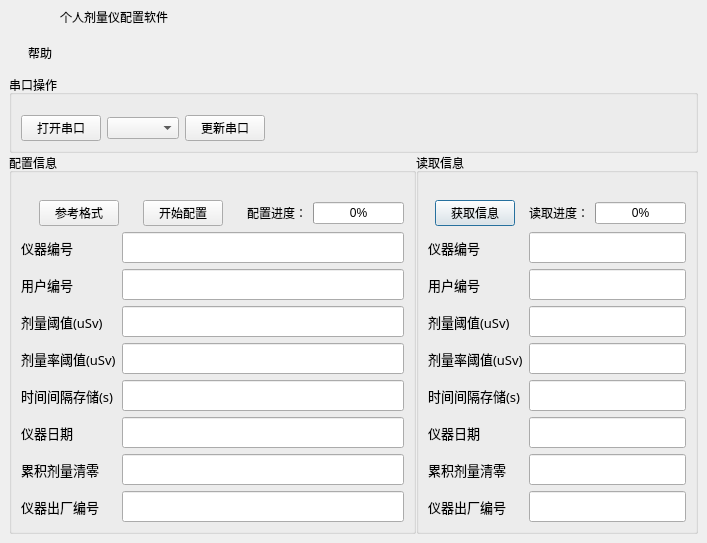
<?xml version="1.0" encoding="UTF-8"?>
<ui version="4.0">
 <class>Dialog</class>
 <widget class="QDialog" name="Dialog">
  <property name="geometry">
   <rect>
    <x>0</x>
    <y>0</y>
    <width>707</width>
    <height>543</height>
   </rect>
  </property>
  <property name="windowTitle">
   <string>Dialog</string>
  </property>
  <layout class="QVBoxLayout" name="verticalLayout">
   <property name="spacing">
    <number>0</number>
   </property>
   <property name="leftMargin">
    <number>0</number>
   </property>
   <property name="topMargin">
    <number>0</number>
   </property>
   <property name="rightMargin">
    <number>0</number>
   </property>
   <property name="bottomMargin">
    <number>0</number>
   </property>
   <item>
    <widget class="QWidget" name="widget_title" native="true">
     <property name="enabled">
      <bool>true</bool>
     </property>
     <property name="sizePolicy">
      <sizepolicy hsizetype="Preferred" vsizetype="Fixed">
       <horstretch>0</horstretch>
       <verstretch>0</verstretch>
      </sizepolicy>
     </property>
     <property name="minimumSize">
      <size>
       <width>100</width>
       <height>33</height>
      </size>
     </property>
     <layout class="QHBoxLayout" name="horizontalLayout_3">
      <property name="spacing">
       <number>0</number>
      </property>
      <property name="leftMargin">
       <number>0</number>
      </property>
      <property name="topMargin">
       <number>0</number>
      </property>
      <property name="rightMargin">
       <number>0</number>
      </property>
      <property name="bottomMargin">
       <number>0</number>
      </property>
      <item>
       <widget class="QLabel" name="lab_Ico">
        <property name="sizePolicy">
         <sizepolicy hsizetype="Minimum" vsizetype="Preferred">
          <horstretch>0</horstretch>
          <verstretch>0</verstretch>
         </sizepolicy>
        </property>
        <property name="minimumSize">
         <size>
          <width>40</width>
          <height>40</height>
         </size>
        </property>
        <property name="text">
         <string/>
        </property>
        <property name="alignment">
         <set>Qt::AlignCenter</set>
        </property>
       </widget>
      </item>
      <item>
       <spacer name="horizontalSpacer_4">
        <property name="orientation">
         <enum>Qt::Horizontal</enum>
        </property>
        <property name="sizeType">
         <enum>QSizePolicy::Minimum</enum>
        </property>
        <property name="sizeHint" stdset="0">
         <size>
          <width>20</width>
          <height>20</height>
         </size>
        </property>
       </spacer>
      </item>
      <item>
       <widget class="QLabel" name="lab_Title">
        <property name="sizePolicy">
         <sizepolicy hsizetype="Expanding" vsizetype="Preferred">
          <horstretch>0</horstretch>
          <verstretch>0</verstretch>
         </sizepolicy>
        </property>
        <property name="styleSheet">
         <string notr="true">font: 10pt &quot;微软雅黑&quot;;</string>
        </property>
        <property name="text">
         <string>个人剂量仪配置软件</string>
        </property>
        <property name="alignment">
         <set>Qt::AlignLeading|Qt::AlignLeft|Qt::AlignVCenter</set>
        </property>
       </widget>
      </item>
      <item>
       <widget class="QPushButton" name="btnMenu_Min">
        <property name="sizePolicy">
         <sizepolicy hsizetype="Minimum" vsizetype="Expanding">
          <horstretch>0</horstretch>
          <verstretch>0</verstretch>
         </sizepolicy>
        </property>
        <property name="minimumSize">
         <size>
          <width>40</width>
          <height>40</height>
         </size>
        </property>
        <property name="cursor">
         <cursorShape>ArrowCursor</cursorShape>
        </property>
        <property name="focusPolicy">
         <enum>Qt::NoFocus</enum>
        </property>
        <property name="toolTip">
         <string>最小化</string>
        </property>
        <property name="text">
         <string/>
        </property>
        <property name="flat">
         <bool>true</bool>
        </property>
       </widget>
      </item>
      <item>
       <widget class="QPushButton" name="btnMenu_Max">
        <property name="sizePolicy">
         <sizepolicy hsizetype="Minimum" vsizetype="Expanding">
          <horstretch>0</horstretch>
          <verstretch>0</verstretch>
         </sizepolicy>
        </property>
        <property name="minimumSize">
         <size>
          <width>40</width>
          <height>40</height>
         </size>
        </property>
        <property name="cursor">
         <cursorShape>ArrowCursor</cursorShape>
        </property>
        <property name="focusPolicy">
         <enum>Qt::NoFocus</enum>
        </property>
        <property name="toolTip">
         <string>最大化</string>
        </property>
        <property name="text">
         <string/>
        </property>
        <property name="flat">
         <bool>true</bool>
        </property>
       </widget>
      </item>
      <item>
       <widget class="QPushButton" name="btnMenu_Close">
        <property name="sizePolicy">
         <sizepolicy hsizetype="Minimum" vsizetype="Expanding">
          <horstretch>0</horstretch>
          <verstretch>0</verstretch>
         </sizepolicy>
        </property>
        <property name="minimumSize">
         <size>
          <width>40</width>
          <height>40</height>
         </size>
        </property>
        <property name="cursor">
         <cursorShape>ArrowCursor</cursorShape>
        </property>
        <property name="focusPolicy">
         <enum>Qt::NoFocus</enum>
        </property>
        <property name="toolTip">
         <string>关闭</string>
        </property>
        <property name="text">
         <string/>
        </property>
        <property name="flat">
         <bool>true</bool>
        </property>
       </widget>
      </item>
     </layout>
    </widget>
   </item>
   <item>
    <widget class="QWidget" name="widget_menu" native="true">
     <property name="enabled">
      <bool>true</bool>
     </property>
     <property name="sizePolicy">
      <sizepolicy hsizetype="Preferred" vsizetype="Fixed">
       <horstretch>0</horstretch>
       <verstretch>0</verstretch>
      </sizepolicy>
     </property>
     <property name="minimumSize">
      <size>
       <width>100</width>
       <height>33</height>
      </size>
     </property>
     <layout class="QHBoxLayout" name="horizontalLayout_4">
      <property name="spacing">
       <number>0</number>
      </property>
      <property name="leftMargin">
       <number>0</number>
      </property>
      <property name="topMargin">
       <number>0</number>
      </property>
      <property name="rightMargin">
       <number>0</number>
      </property>
      <property name="bottomMargin">
       <number>0</number>
      </property>
      <item>
       <widget class="QPushButton" name="btnMenu_help">
        <property name="sizePolicy">
         <sizepolicy hsizetype="Minimum" vsizetype="Expanding">
          <horstretch>0</horstretch>
          <verstretch>0</verstretch>
         </sizepolicy>
        </property>
        <property name="minimumSize">
         <size>
          <width>40</width>
          <height>40</height>
         </size>
        </property>
        <property name="cursor">
         <cursorShape>ArrowCursor</cursorShape>
        </property>
        <property name="focusPolicy">
         <enum>Qt::NoFocus</enum>
        </property>
        <property name="toolTip">
         <string>最小化</string>
        </property>
        <property name="text">
         <string>帮助</string>
        </property>
        <property name="flat">
         <bool>true</bool>
        </property>
       </widget>
      </item>
      <item>
       <spacer name="horizontalSpacer_5">
        <property name="orientation">
         <enum>Qt::Horizontal</enum>
        </property>
        <property name="sizeHint" stdset="0">
         <size>
          <width>40</width>
          <height>20</height>
         </size>
        </property>
       </spacer>
      </item>
     </layout>
    </widget>
   </item>
   <item>
    <layout class="QGridLayout" name="gridLayout_2">
     <property name="leftMargin">
      <number>9</number>
     </property>
     <property name="topMargin">
      <number>9</number>
     </property>
     <property name="rightMargin">
      <number>9</number>
     </property>
     <property name="bottomMargin">
      <number>9</number>
     </property>
     <item row="1" column="1">
      <widget class="QGroupBox" name="groupBox_9">
       <property name="title">
        <string>读取信息</string>
       </property>
       <layout class="QFormLayout" name="formLayout">
        <property name="fieldGrowthPolicy">
         <enum>QFormLayout::AllNonFixedFieldsGrow</enum>
        </property>
        <item row="0" column="0">
         <spacer name="verticalSpacer_2">
          <property name="orientation">
           <enum>Qt::Vertical</enum>
          </property>
          <property name="sizeHint" stdset="0">
           <size>
            <width>20</width>
            <height>20</height>
           </size>
          </property>
         </spacer>
        </item>
        <item row="1" column="0" colspan="2">
         <layout class="QHBoxLayout" name="horizontalLayout_9">
          <item>
           <spacer name="horizontalSpacer_6">
            <property name="orientation">
             <enum>Qt::Horizontal</enum>
            </property>
            <property name="sizeHint" stdset="0">
             <size>
              <width>40</width>
              <height>20</height>
             </size>
            </property>
           </spacer>
          </item>
          <item>
           <widget class="QPushButton" name="pushButton_InfReadInformation">
            <property name="text">
             <string>获取信息</string>
            </property>
           </widget>
          </item>
          <item>
           <spacer name="horizontalSpacer_7">
            <property name="orientation">
             <enum>Qt::Horizontal</enum>
            </property>
            <property name="sizeHint" stdset="0">
             <size>
              <width>40</width>
              <height>20</height>
             </size>
            </property>
           </spacer>
          </item>
          <item>
           <widget class="QLabel" name="label_10">
            <property name="text">
             <string>读取进度：</string>
            </property>
           </widget>
          </item>
          <item>
           <widget class="QProgressBar" name="progressBarInfRead">
            <property name="value">
             <number>0</number>
            </property>
           </widget>
          </item>
         </layout>
        </item>
        <item row="2" column="0">
         <widget class="QLabel" name="label_27">
          <property name="minimumSize">
           <size>
            <width>0</width>
            <height>0</height>
           </size>
          </property>
          <property name="font">
           <font>
            <family>Sans</family>
            <pointsize>10</pointsize>
            <weight>50</weight>
            <bold>false</bold>
           </font>
          </property>
          <property name="text">
           <string>仪器编号</string>
          </property>
         </widget>
        </item>
        <item row="2" column="1">
         <widget class="QLineEdit" name="lineEdit_21">
          <property name="minimumSize">
           <size>
            <width>0</width>
            <height>0</height>
           </size>
          </property>
          <property name="font">
           <font>
            <family>Arial</family>
            <pointsize>14</pointsize>
            <weight>50</weight>
            <bold>false</bold>
           </font>
          </property>
         </widget>
        </item>
        <item row="3" column="0">
         <widget class="QLabel" name="label_3">
          <property name="font">
           <font>
            <family>Sans</family>
            <pointsize>10</pointsize>
            <weight>50</weight>
            <bold>false</bold>
           </font>
          </property>
          <property name="text">
           <string>用户编号</string>
          </property>
         </widget>
        </item>
        <item row="3" column="1">
         <widget class="QLineEdit" name="lineEdit_22">
          <property name="minimumSize">
           <size>
            <width>0</width>
            <height>0</height>
           </size>
          </property>
          <property name="font">
           <font>
            <family>Arial</family>
            <pointsize>14</pointsize>
            <weight>50</weight>
            <bold>false</bold>
           </font>
          </property>
         </widget>
        </item>
        <item row="4" column="0">
         <widget class="QLabel" name="label_26">
          <property name="minimumSize">
           <size>
            <width>0</width>
            <height>0</height>
           </size>
          </property>
          <property name="font">
           <font>
            <family>Sans</family>
            <pointsize>10</pointsize>
            <weight>50</weight>
            <bold>false</bold>
           </font>
          </property>
          <property name="text">
           <string>剂量阈值(uSv)</string>
          </property>
         </widget>
        </item>
        <item row="4" column="1">
         <widget class="QLineEdit" name="lineEdit_23">
          <property name="minimumSize">
           <size>
            <width>0</width>
            <height>0</height>
           </size>
          </property>
          <property name="font">
           <font>
            <family>Arial</family>
            <pointsize>14</pointsize>
           </font>
          </property>
         </widget>
        </item>
        <item row="5" column="0">
         <widget class="QLabel" name="label_25">
          <property name="minimumSize">
           <size>
            <width>0</width>
            <height>0</height>
           </size>
          </property>
          <property name="font">
           <font>
            <family>Sans</family>
            <pointsize>10</pointsize>
            <weight>50</weight>
            <bold>false</bold>
           </font>
          </property>
          <property name="text">
           <string>剂量率阈值(uSv)</string>
          </property>
         </widget>
        </item>
        <item row="5" column="1">
         <widget class="QLineEdit" name="lineEdit_24">
          <property name="minimumSize">
           <size>
            <width>0</width>
            <height>0</height>
           </size>
          </property>
          <property name="font">
           <font>
            <family>Arial</family>
            <pointsize>14</pointsize>
            <weight>50</weight>
            <bold>false</bold>
           </font>
          </property>
         </widget>
        </item>
        <item row="6" column="0">
         <widget class="QLabel" name="label_24">
          <property name="minimumSize">
           <size>
            <width>0</width>
            <height>0</height>
           </size>
          </property>
          <property name="font">
           <font>
            <family>Sans</family>
            <pointsize>10</pointsize>
            <weight>50</weight>
            <bold>false</bold>
           </font>
          </property>
          <property name="text">
           <string>时间间隔存储(s)</string>
          </property>
         </widget>
        </item>
        <item row="6" column="1">
         <widget class="QLineEdit" name="lineEdit_25">
          <property name="minimumSize">
           <size>
            <width>0</width>
            <height>0</height>
           </size>
          </property>
          <property name="font">
           <font>
            <family>Arial</family>
            <pointsize>14</pointsize>
            <weight>50</weight>
            <bold>false</bold>
           </font>
          </property>
         </widget>
        </item>
        <item row="7" column="0">
         <widget class="QLabel" name="label_28">
          <property name="minimumSize">
           <size>
            <width>0</width>
            <height>0</height>
           </size>
          </property>
          <property name="font">
           <font>
            <family>Sans</family>
            <pointsize>10</pointsize>
            <weight>50</weight>
            <bold>false</bold>
           </font>
          </property>
          <property name="text">
           <string>仪器日期</string>
          </property>
         </widget>
        </item>
        <item row="7" column="1">
         <widget class="QLineEdit" name="lineEdit_26">
          <property name="minimumSize">
           <size>
            <width>0</width>
            <height>0</height>
           </size>
          </property>
          <property name="font">
           <font>
            <family>Arial</family>
            <pointsize>14</pointsize>
            <weight>50</weight>
            <bold>false</bold>
           </font>
          </property>
         </widget>
        </item>
        <item row="8" column="0">
         <widget class="QLabel" name="label_20">
          <property name="minimumSize">
           <size>
            <width>0</width>
            <height>0</height>
           </size>
          </property>
          <property name="font">
           <font>
            <family>Sans</family>
            <pointsize>10</pointsize>
            <weight>50</weight>
            <bold>false</bold>
           </font>
          </property>
          <property name="text">
           <string>累积剂量清零</string>
          </property>
         </widget>
        </item>
        <item row="8" column="1">
         <widget class="QLineEdit" name="lineEdit_29">
          <property name="minimumSize">
           <size>
            <width>0</width>
            <height>0</height>
           </size>
          </property>
          <property name="font">
           <font>
            <family>Arial</family>
            <pointsize>14</pointsize>
            <weight>50</weight>
            <bold>false</bold>
           </font>
          </property>
         </widget>
        </item>
        <item row="9" column="0">
         <widget class="QLabel" name="label_21">
          <property name="minimumSize">
           <size>
            <width>0</width>
            <height>0</height>
           </size>
          </property>
          <property name="font">
           <font>
            <family>Sans</family>
            <pointsize>10</pointsize>
            <weight>50</weight>
            <bold>false</bold>
           </font>
          </property>
          <property name="text">
           <string>仪器出厂编号</string>
          </property>
         </widget>
        </item>
        <item row="9" column="1">
         <widget class="QLineEdit" name="lineEdit_30">
          <property name="minimumSize">
           <size>
            <width>0</width>
            <height>0</height>
           </size>
          </property>
          <property name="font">
           <font>
            <family>Arial</family>
            <pointsize>14</pointsize>
            <weight>50</weight>
            <bold>false</bold>
           </font>
          </property>
         </widget>
        </item>
       </layout>
      </widget>
     </item>
     <item row="0" column="0" colspan="2">
      <widget class="QGroupBox" name="groupBox">
       <property name="title">
        <string>串口操作</string>
       </property>
       <layout class="QGridLayout" name="gridLayout">
        <item row="1" column="1">
         <spacer name="horizontalSpacer">
          <property name="orientation">
           <enum>Qt::Horizontal</enum>
          </property>
          <property name="sizeHint" stdset="0">
           <size>
            <width>40</width>
            <height>20</height>
           </size>
          </property>
         </spacer>
        </item>
        <item row="1" column="0">
         <layout class="QHBoxLayout" name="horizontalLayout_2">
          <item>
           <widget class="QPushButton" name="pushButton_OpenSerial">
            <property name="enabled">
             <bool>true</bool>
            </property>
            <property name="text">
             <string>打开串口</string>
            </property>
           </widget>
          </item>
          <item>
           <widget class="QComboBox" name="comboBox_ComNum"/>
          </item>
          <item>
           <widget class="QPushButton" name="pushButton_UpdateSerialShow">
            <property name="text">
             <string>更新串口</string>
            </property>
           </widget>
          </item>
         </layout>
        </item>
        <item row="0" column="0">
         <spacer name="verticalSpacer_3">
          <property name="orientation">
           <enum>Qt::Vertical</enum>
          </property>
          <property name="sizeType">
           <enum>QSizePolicy::Maximum</enum>
          </property>
          <property name="sizeHint" stdset="0">
           <size>
            <width>20</width>
            <height>20</height>
           </size>
          </property>
         </spacer>
        </item>
       </layout>
      </widget>
     </item>
     <item row="1" column="0">
      <widget class="QGroupBox" name="groupBox_7">
       <property name="title">
        <string>配置信息</string>
       </property>
       <layout class="QFormLayout" name="formLayout_2">
        <property name="fieldGrowthPolicy">
         <enum>QFormLayout::AllNonFixedFieldsGrow</enum>
        </property>
        <item row="0" column="0">
         <spacer name="verticalSpacer">
          <property name="orientation">
           <enum>Qt::Vertical</enum>
          </property>
          <property name="sizeHint" stdset="0">
           <size>
            <width>20</width>
            <height>20</height>
           </size>
          </property>
         </spacer>
        </item>
        <item row="1" column="0" colspan="2">
         <layout class="QHBoxLayout" name="horizontalLayout_8">
          <item>
           <spacer name="horizontalSpacer_2">
            <property name="orientation">
             <enum>Qt::Horizontal</enum>
            </property>
            <property name="sizeHint" stdset="0">
             <size>
              <width>40</width>
              <height>20</height>
             </size>
            </property>
           </spacer>
          </item>
          <item>
           <widget class="QPushButton" name="pushButton_Style">
            <property name="text">
             <string>参考格式</string>
            </property>
           </widget>
          </item>
          <item>
           <spacer name="horizontalSpacer_3">
            <property name="orientation">
             <enum>Qt::Horizontal</enum>
            </property>
            <property name="sizeHint" stdset="0">
             <size>
              <width>40</width>
              <height>20</height>
             </size>
            </property>
           </spacer>
          </item>
          <item>
           <widget class="QPushButton" name="pushButton_InfWriteInformation">
            <property name="text">
             <string>开始配置</string>
            </property>
           </widget>
          </item>
          <item>
           <spacer name="horizontalSpacer_8">
            <property name="orientation">
             <enum>Qt::Horizontal</enum>
            </property>
            <property name="sizeHint" stdset="0">
             <size>
              <width>40</width>
              <height>20</height>
             </size>
            </property>
           </spacer>
          </item>
          <item>
           <widget class="QLabel" name="label_9">
            <property name="text">
             <string>配置进度：</string>
            </property>
           </widget>
          </item>
          <item>
           <widget class="QProgressBar" name="progressBarInfWrite">
            <property name="value">
             <number>0</number>
            </property>
           </widget>
          </item>
         </layout>
        </item>
        <item row="2" column="0">
         <widget class="QLabel" name="label_16">
          <property name="minimumSize">
           <size>
            <width>0</width>
            <height>0</height>
           </size>
          </property>
          <property name="font">
           <font>
            <family>Sans</family>
            <pointsize>10</pointsize>
            <weight>50</weight>
            <bold>false</bold>
           </font>
          </property>
          <property name="text">
           <string>仪器编号</string>
          </property>
         </widget>
        </item>
        <item row="2" column="1">
         <widget class="QLineEdit" name="lineEdit_9">
          <property name="minimumSize">
           <size>
            <width>0</width>
            <height>0</height>
           </size>
          </property>
          <property name="font">
           <font>
            <family>Arial</family>
            <pointsize>14</pointsize>
           </font>
          </property>
         </widget>
        </item>
        <item row="3" column="0">
         <widget class="QLabel" name="label_2">
          <property name="font">
           <font>
            <family>Sans</family>
            <pointsize>10</pointsize>
            <weight>50</weight>
            <bold>false</bold>
           </font>
          </property>
          <property name="text">
           <string>用户编号</string>
          </property>
         </widget>
        </item>
        <item row="3" column="1">
         <widget class="QLineEdit" name="lineEdit_10">
          <property name="minimumSize">
           <size>
            <width>0</width>
            <height>0</height>
           </size>
          </property>
          <property name="font">
           <font>
            <family>Arial</family>
            <pointsize>14</pointsize>
            <weight>50</weight>
            <bold>false</bold>
           </font>
          </property>
         </widget>
        </item>
        <item row="4" column="0">
         <widget class="QLabel" name="label_19">
          <property name="minimumSize">
           <size>
            <width>0</width>
            <height>0</height>
           </size>
          </property>
          <property name="font">
           <font>
            <family>Sans</family>
            <pointsize>10</pointsize>
            <weight>50</weight>
            <bold>false</bold>
           </font>
          </property>
          <property name="text">
           <string>剂量阈值(uSv)</string>
          </property>
         </widget>
        </item>
        <item row="4" column="1">
         <widget class="QLineEdit" name="lineEdit_11">
          <property name="minimumSize">
           <size>
            <width>0</width>
            <height>0</height>
           </size>
          </property>
          <property name="font">
           <font>
            <family>Arial</family>
            <pointsize>14</pointsize>
            <weight>50</weight>
            <bold>false</bold>
           </font>
          </property>
         </widget>
        </item>
        <item row="5" column="0">
         <widget class="QLabel" name="label_14">
          <property name="minimumSize">
           <size>
            <width>0</width>
            <height>0</height>
           </size>
          </property>
          <property name="font">
           <font>
            <family>Sans</family>
            <pointsize>10</pointsize>
            <weight>50</weight>
            <bold>false</bold>
           </font>
          </property>
          <property name="text">
           <string>剂量率阈值(uSv)</string>
          </property>
         </widget>
        </item>
        <item row="5" column="1">
         <widget class="QLineEdit" name="lineEdit_12">
          <property name="minimumSize">
           <size>
            <width>0</width>
            <height>0</height>
           </size>
          </property>
          <property name="font">
           <font>
            <family>Arial</family>
            <pointsize>14</pointsize>
            <weight>50</weight>
            <bold>false</bold>
           </font>
          </property>
         </widget>
        </item>
        <item row="6" column="0">
         <widget class="QLabel" name="label_12">
          <property name="minimumSize">
           <size>
            <width>0</width>
            <height>0</height>
           </size>
          </property>
          <property name="font">
           <font>
            <family>Sans</family>
            <pointsize>10</pointsize>
            <weight>50</weight>
            <bold>false</bold>
           </font>
          </property>
          <property name="text">
           <string>时间间隔存储(s)</string>
          </property>
         </widget>
        </item>
        <item row="6" column="1">
         <widget class="QLineEdit" name="lineEdit_13">
          <property name="minimumSize">
           <size>
            <width>0</width>
            <height>0</height>
           </size>
          </property>
          <property name="font">
           <font>
            <family>Arial</family>
            <pointsize>14</pointsize>
            <weight>50</weight>
            <bold>false</bold>
           </font>
          </property>
         </widget>
        </item>
        <item row="7" column="0">
         <widget class="QLabel" name="label_18">
          <property name="minimumSize">
           <size>
            <width>0</width>
            <height>0</height>
           </size>
          </property>
          <property name="font">
           <font>
            <family>Sans</family>
            <pointsize>10</pointsize>
            <weight>50</weight>
            <bold>false</bold>
           </font>
          </property>
          <property name="text">
           <string>仪器日期</string>
          </property>
         </widget>
        </item>
        <item row="7" column="1">
         <widget class="QLineEdit" name="lineEdit_14">
          <property name="minimumSize">
           <size>
            <width>0</width>
            <height>0</height>
           </size>
          </property>
          <property name="font">
           <font>
            <family>Arial</family>
            <pointsize>14</pointsize>
            <weight>50</weight>
            <bold>false</bold>
           </font>
          </property>
         </widget>
        </item>
        <item row="8" column="0">
         <widget class="QLabel" name="label_15">
          <property name="minimumSize">
           <size>
            <width>0</width>
            <height>0</height>
           </size>
          </property>
          <property name="font">
           <font>
            <family>Sans</family>
            <pointsize>10</pointsize>
            <weight>50</weight>
            <bold>false</bold>
           </font>
          </property>
          <property name="text">
           <string>累积剂量清零</string>
          </property>
         </widget>
        </item>
        <item row="8" column="1">
         <widget class="QLineEdit" name="lineEdit_17">
          <property name="minimumSize">
           <size>
            <width>0</width>
            <height>0</height>
           </size>
          </property>
          <property name="font">
           <font>
            <family>Arial</family>
            <pointsize>14</pointsize>
            <weight>50</weight>
            <bold>false</bold>
           </font>
          </property>
         </widget>
        </item>
        <item row="9" column="0">
         <widget class="QLabel" name="label_17">
          <property name="minimumSize">
           <size>
            <width>0</width>
            <height>0</height>
           </size>
          </property>
          <property name="font">
           <font>
            <family>Sans</family>
            <pointsize>10</pointsize>
            <weight>50</weight>
            <bold>false</bold>
           </font>
          </property>
          <property name="text">
           <string>仪器出厂编号</string>
          </property>
         </widget>
        </item>
        <item row="9" column="1">
         <widget class="QLineEdit" name="lineEdit_18">
          <property name="minimumSize">
           <size>
            <width>0</width>
            <height>0</height>
           </size>
          </property>
          <property name="font">
           <font>
            <family>Arial</family>
            <pointsize>14</pointsize>
            <weight>50</weight>
            <bold>false</bold>
           </font>
          </property>
         </widget>
        </item>
       </layout>
      </widget>
     </item>
    </layout>
   </item>
  </layout>
 </widget>
 <resources/>
 <connections/>
</ui>
